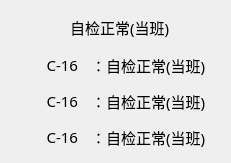
   <widget class="QWidget" name="verticalLayoutWidget_8">
    <property name="geometry">
     <rect>
      <x>1120</x>
      <y>830</y>
      <width>231</width>
      <height>161</height>
     </rect>
    </property>
    <layout class="QVBoxLayout" name="verticalLayout_15">
     <item>
      <layout class="QHBoxLayout" name="horizontalLayout_57">
       <item>
        <spacer name="horizontalSpacer_12">
         <property name="orientation">
          <enum>Qt::Horizontal</enum>
         </property>
         <property name="sizeHint" stdset="0">
          <size>
           <width>40</width>
           <height>20</height>
          </size>
         </property>
        </spacer>
       </item>
       <item>
        <widget class="QLabel" name="label_2091">
         <property name="minimumSize">
          <size>
           <width>33</width>
           <height>33</height>
          </size>
         </property>
         <property name="maximumSize">
          <size>
           <width>33</width>
           <height>33</height>
          </size>
         </property>
         <property name="styleSheet">
          <string notr="true">border-image: url(:/img/false.png);</string>
         </property>
         <property name="text">
          <string/>
         </property>
        </widget>
       </item>
       <item>
        <widget class="QLabel" name="label_1101">
         <property name="minimumSize">
          <size>
           <width>150</width>
           <height>30</height>
          </size>
         </property>
         <property name="maximumSize">
          <size>
           <width>150</width>
           <height>30</height>
          </size>
         </property>
         <property name="font">
          <font>
           <family>宋体</family>
           <pointsize>11</pointsize>
          </font>
         </property>
         <property name="text">
          <string>自检正常(当班)</string>
         </property>
        </widget>
       </item>
      </layout>
     </item>
     <item>
      <spacer name="verticalSpacer_19">
       <property name="orientation">
        <enum>Qt::Vertical</enum>
       </property>
       <property name="sizeHint" stdset="0">
        <size>
         <width>20</width>
         <height>40</height>
        </size>
       </property>
      </spacer>
     </item>
     <item>
      <layout class="QHBoxLayout" name="horizontalLayout_58">
       <item>
        <widget class="QLabel" name="label_1111">
         <property name="minimumSize">
          <size>
           <width>60</width>
           <height>30</height>
          </size>
         </property>
         <property name="maximumSize">
          <size>
           <width>60</width>
           <height>30</height>
          </size>
         </property>
         <property name="font">
          <font>
           <family>宋体</family>
           <pointsize>11</pointsize>
          </font>
         </property>
         <property name="text">
          <string>C-16</string>
         </property>
         <property name="alignment">
          <set>Qt::AlignRight|Qt::AlignTrailing|Qt::AlignVCenter</set>
         </property>
        </widget>
       </item>
       <item>
        <widget class="QLabel" name="label_1121">
         <property name="minimumSize">
          <size>
           <width>120</width>
           <height>30</height>
          </size>
         </property>
         <property name="maximumSize">
          <size>
           <width>120</width>
           <height>30</height>
          </size>
         </property>
         <property name="font">
          <font>
           <family>宋体</family>
           <pointsize>11</pointsize>
          </font>
         </property>
         <property name="text">
          <string>：自检正常(当班)</string>
         </property>
        </widget>
       </item>
      </layout>
     </item>
     <item>
      <layout class="QHBoxLayout" name="horizontalLayout_60">
       <item>
        <widget class="QLabel" name="label_1151">
         <property name="minimumSize">
          <size>
           <width>60</width>
           <height>30</height>
          </size>
         </property>
         <property name="maximumSize">
          <size>
           <width>60</width>
           <height>30</height>
          </size>
         </property>
         <property name="font">
          <font>
           <family>宋体</family>
           <pointsize>11</pointsize>
          </font>
         </property>
         <property name="text">
          <string>C-16</string>
         </property>
         <property name="alignment">
          <set>Qt::AlignRight|Qt::AlignTrailing|Qt::AlignVCenter</set>
         </property>
        </widget>
       </item>
       <item>
        <widget class="QLabel" name="label_11611">
         <property name="minimumSize">
          <size>
           <width>120</width>
           <height>30</height>
          </size>
         </property>
         <property name="maximumSize">
          <size>
           <width>120</width>
           <height>30</height>
          </size>
         </property>
         <property name="font">
          <font>
           <family>宋体</family>
           <pointsize>11</pointsize>
          </font>
         </property>
         <property name="text">
          <string>：自检正常(当班)</string>
         </property>
        </widget>
       </item>
      </layout>
     </item>
     <item>
      <layout class="QHBoxLayout" name="horizontalLayout_59">
       <item>
        <widget class="QLabel" name="label_1131">
         <property name="minimumSize">
          <size>
           <width>60</width>
           <height>30</height>
          </size>
         </property>
         <property name="maximumSize">
          <size>
           <width>60</width>
           <height>30</height>
          </size>
         </property>
         <property name="font">
          <font>
           <family>宋体</family>
           <pointsize>11</pointsize>
          </font>
         </property>
         <property name="text">
          <string>C-16</string>
         </property>
         <property name="alignment">
          <set>Qt::AlignRight|Qt::AlignTrailing|Qt::AlignVCenter</set>
         </property>
        </widget>
       </item>
       <item>
        <widget class="QLabel" name="label_1141">
         <property name="minimumSize">
          <size>
           <width>120</width>
           <height>30</height>
          </size>
         </property>
         <property name="maximumSize">
          <size>
           <width>120</width>
           <height>30</height>
          </size>
         </property>
         <property name="font">
          <font>
           <family>宋体</family>
           <pointsize>11</pointsize>
          </font>
         </property>
         <property name="text">
          <string>：自检正常(当班)</string>
         </property>
        </widget>
       </item>
      </layout>
     </item>
    </layout>
   </widget>
